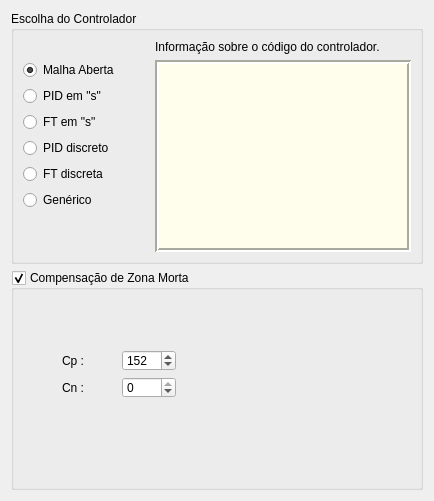
          <widget class="QWidget" name="tab_general_config">
           <property name="sizePolicy">
            <sizepolicy hsizetype="Preferred" vsizetype="Preferred">
             <horstretch>0</horstretch>
             <verstretch>0</verstretch>
            </sizepolicy>
           </property>
           <attribute name="title">
            <string>Configurações Gerais</string>
           </attribute>
           <layout class="QVBoxLayout" name="verticalLayout_16" stretch="3,0">
            <item>
             <widget class="QGroupBox" name="groupBox_controller_choice">
              <property name="title">
               <string>Escolha do Controlador</string>
              </property>
              <layout class="QHBoxLayout" name="horizontalLayout_8">
               <item>
                <layout class="QVBoxLayout" name="verticalLayout_12">
                 <property name="bottomMargin">
                  <number>0</number>
                 </property>
                 <item>
                  <spacer name="verticalSpacer_3">
                   <property name="orientation">
                    <enum>Qt::Orientation::Vertical</enum>
                   </property>
                   <property name="sizeType">
                    <enum>QSizePolicy::Policy::Fixed</enum>
                   </property>
                   <property name="sizeHint" stdset="0">
                    <size>
                     <width>20</width>
                     <height>20</height>
                    </size>
                   </property>
                  </spacer>
                 </item>
                 <item>
                  <widget class="QRadioButton" name="radioButton_open_loop">
                   <property name="text">
                    <string>Malha Aberta</string>
                   </property>
                   <property name="checked">
                    <bool>true</bool>
                   </property>
                  </widget>
                 </item>
                 <item>
                  <widget class="QRadioButton" name="radioButton_PID_s">
                   <property name="enabled">
                    <bool>true</bool>
                   </property>
                   <property name="sizePolicy">
                    <sizepolicy hsizetype="Preferred" vsizetype="Fixed">
                     <horstretch>0</horstretch>
                     <verstretch>0</verstretch>
                    </sizepolicy>
                   </property>
                   <property name="text">
                    <string>PID em &quot;s&quot;</string>
                   </property>
                   <property name="checked">
                    <bool>false</bool>
                   </property>
                  </widget>
                 </item>
                 <item>
                  <widget class="QRadioButton" name="radioButton_FT_s">
                   <property name="text">
                    <string>FT em &quot;s&quot;</string>
                   </property>
                  </widget>
                 </item>
                 <item>
                  <widget class="QRadioButton" name="radioButton_PID_discrete">
                   <property name="text">
                    <string>PID discreto</string>
                   </property>
                   <property name="checked">
                    <bool>false</bool>
                   </property>
                  </widget>
                 </item>
                 <item>
                  <widget class="QRadioButton" name="radioButton_FT_discrete">
                   <property name="text">
                    <string>FT discreta</string>
                   </property>
                  </widget>
                 </item>
                 <item>
                  <widget class="QRadioButton" name="radioButton_generic">
                   <property name="text">
                    <string>Genérico</string>
                   </property>
                  </widget>
                 </item>
                 <item>
                  <spacer name="verticalSpacer_2">
                   <property name="orientation">
                    <enum>Qt::Orientation::Vertical</enum>
                   </property>
                   <property name="sizeHint" stdset="0">
                    <size>
                     <width>20</width>
                     <height>20</height>
                    </size>
                   </property>
                  </spacer>
                 </item>
                </layout>
               </item>
               <item>
                <spacer name="horizontalSpacer_3">
                 <property name="orientation">
                  <enum>Qt::Orientation::Horizontal</enum>
                 </property>
                 <property name="sizeType">
                  <enum>QSizePolicy::Policy::Preferred</enum>
                 </property>
                 <property name="sizeHint" stdset="0">
                  <size>
                   <width>30</width>
                   <height>20</height>
                  </size>
                 </property>
                </spacer>
               </item>
               <item>
                <layout class="QVBoxLayout" name="verticalLayout_17">
                 <property name="sizeConstraint">
                  <enum>QLayout::SizeConstraint::SetDefaultConstraint</enum>
                 </property>
                 <item>
                  <widget class="QLabel" name="label_8">
                   <property name="text">
                    <string>Informação sobre o código do controlador.</string>
                   </property>
                  </widget>
                 </item>
                 <item>
                  <widget class="QTextEdit" name="textEdit_control_info">
                   <property name="toolTip">
                    <string>Informação sobre o tipo de controlador selecionado ao lado.</string>
                   </property>
                   <property name="styleSheet">
                    <string notr="true">background-color: rgb(255, 254, 237);</string>
                   </property>
                   <property name="frameShape">
                    <enum>QFrame::Shape::Box</enum>
                   </property>
                   <property name="frameShadow">
                    <enum>QFrame::Shadow::Sunken</enum>
                   </property>
                   <property name="lineWidth">
                    <number>2</number>
                   </property>
                   <property name="readOnly">
                    <bool>true</bool>
                   </property>
                   <property name="textInteractionFlags">
                    <set>Qt::TextInteractionFlag::LinksAccessibleByMouse|Qt::TextInteractionFlag::TextSelectableByMouse</set>
                   </property>
                  </widget>
                 </item>
                </layout>
               </item>
              </layout>
             </widget>
            </item>
            <item>
             <widget class="QGroupBox" name="groupBox_deadzone_comp">
              <property name="enabled">
               <bool>true</bool>
              </property>
              <property name="sizePolicy">
               <sizepolicy hsizetype="Preferred" vsizetype="Preferred">
                <horstretch>0</horstretch>
                <verstretch>0</verstretch>
               </sizepolicy>
              </property>
              <property name="minimumSize">
               <size>
                <width>0</width>
                <height>220</height>
               </size>
              </property>
              <property name="title">
               <string>Compensação de Zona Morta</string>
              </property>
              <property name="checkable">
               <bool>true</bool>
              </property>
              <property name="checked">
               <bool>true</bool>
              </property>
              <widget class="QLabel" name="label_12">
               <property name="enabled">
                <bool>true</bool>
               </property>
               <property name="geometry">
                <rect>
                 <x>260</x>
                 <y>10</y>
                 <width>161</width>
                 <height>201</height>
                </rect>
               </property>
               <property name="text">
                <string/>
               </property>
               <property name="pixmap">
                <pixmap resource="resources.qrc">:/images/GUI_resources/comp_dead-zone.png</pixmap>
               </property>
               <property name="scaledContents">
                <bool>false</bool>
               </property>
              </widget>
              <widget class="QWidget" name="layoutWidget">
               <property name="geometry">
                <rect>
                 <x>51</x>
                 <y>80</y>
                 <width>114</width>
                 <height>48</height>
                </rect>
               </property>
               <layout class="QGridLayout" name="gridLayout_2" rowstretch="0,0" columnstretch="0,0">
                <item row="0" column="0">
                 <widget class="QLabel" name="label_19">
                  <property name="enabled">
                   <bool>true</bool>
                  </property>
                  <property name="text">
                   <string>Cp :</string>
                  </property>
                 </widget>
                </item>
                <item row="0" column="1">
                 <widget class="QSpinBox" name="spinBox_Cp">
                  <property name="enabled">
                   <bool>true</bool>
                  </property>
                  <property name="maximum">
                   <number>255</number>
                  </property>
                  <property name="value">
                   <number>152</number>
                  </property>
                 </widget>
                </item>
                <item row="1" column="0">
                 <widget class="QLabel" name="label_20">
                  <property name="enabled">
                   <bool>true</bool>
                  </property>
                  <property name="text">
                   <string>Cn :</string>
                  </property>
                 </widget>
                </item>
                <item row="1" column="1">
                 <widget class="QSpinBox" name="spinBox_Cn">
                  <property name="enabled">
                   <bool>true</bool>
                  </property>
                  <property name="minimum">
                   <number>-255</number>
                  </property>
                  <property name="maximum">
                   <number>0</number>
                  </property>
                  <property name="value">
                   <number>0</number>
                  </property>
                 </widget>
                </item>
               </layout>
              </widget>
              <widget class="QLabel" name="label_26">
               <property name="enabled">
                <bool>true</bool>
               </property>
               <property name="geometry">
                <rect>
                 <x>450</x>
                 <y>30</y>
                 <width>191</width>
                 <height>151</height>
                </rect>
               </property>
               <property name="text">
                <string>O valor de Cp será adicionado ao comando PWM, sempre que se computar uma ação de controle 'u' positiva.

 O valor de Cn será sempre adicionado ao comando PWM, sempre que a ação de controle 'u' for negativa.</string>
               </property>
               <property name="textFormat">
                <enum>Qt::TextFormat::AutoText</enum>
               </property>
               <property name="wordWrap">
                <bool>true</bool>
               </property>
              </widget>
             </widget>
            </item>
           </layout>
          </widget>
